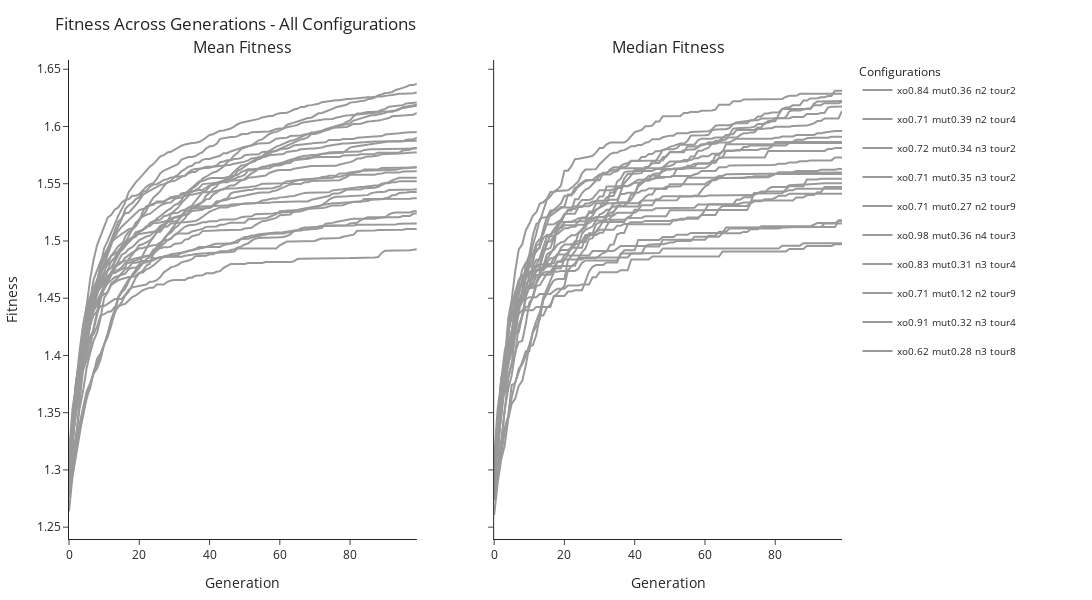

The notebook cell this image was saved under:
### Markdown cell above
### **4.2.2** Mean/Median Fitness over Generation Line Charts

### Code cell
plot_fitness(fitness_dfs_hp, title_suffix='All Configurations')
# plot_fitness(fitprop_fitness_dfs, title_suffix='Fitness-Proportionate Selection')
# plot_fitness(ranking_fitness_dfs, title_suffix='Ranking Selection')
# plot_fitness(tournament_fitness_dfs, title_suffix='Tournament Selection')
